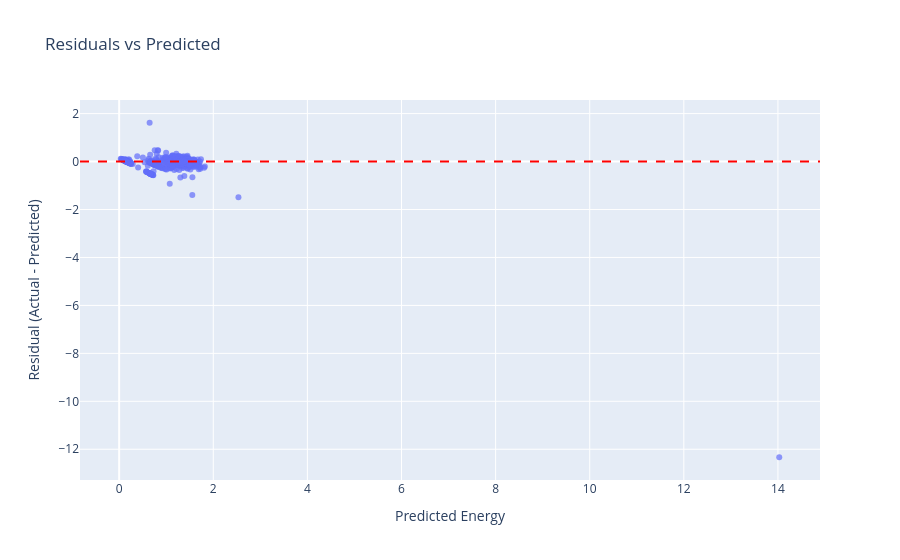

Here is the notebook cell this chart was saved with:
### Code cell
# Compute residuals
residuals = y_test - y_pred

# Create DataFrame for Plotly
res_df = pd.DataFrame({
    "Predicted": y_pred,
    "Residuals": residuals
}, index=y_test.index)

# Plot
fig = px.scatter(
    res_df,
    x="Predicted",
    y="Residuals",
    title="Residuals vs Predicted",
    labels={
        "Predicted": "Predicted Energy",
        "Residuals": "Residual (Actual - Predicted)"
    },
    opacity=0.7
)

# Add horizontal zero line
fig.add_hline(y=0, line_dash="dash", line_color="red")

fig.show()

### Figure 1 — Plotly figure (JSON) as saved in the notebook; plotly's stock layout.template omitted (floating-point values rounded to 4 significant figures; data arrays with more than 128 entries replaced by an {"elided": "..."} marker saying what was removed)
{"data": [{"hovertemplate": "Predicted Energy=%{x}<br>Residual (Actual - Predicted)=%{y}<extra></extra>", "legendgroup": "", "marker": {"color": "#636efa", "opacity": 0.7, "symbol": "circle"}, "mode": "markers", "name": "", "orientation": "v", "showlegend": false, "type": "scatter", "x": {"elided": "732 float values"}, "xaxis": "x", "y": {"elided": "732 float values"}, "yaxis": "y"}], "layout": {"legend": {"tracegroupgap": 0}, "shapes": [{"line": {"color": "red", "dash": "dash"}, "type": "line", "x0": 0, "x1": 1, "xref": "x domain", "y0": 0, "y1": 0, "yref": "y"}], "title": {"text": "Residuals vs Predicted"}, "xaxis": {"anchor": "y", "domain": [0, 1], "title": {"text": "Predicted Energy"}}, "yaxis": {"anchor": "x", "domain": [0, 1], "title": {"text": "Residual (Actual - Predicted)"}}}}
